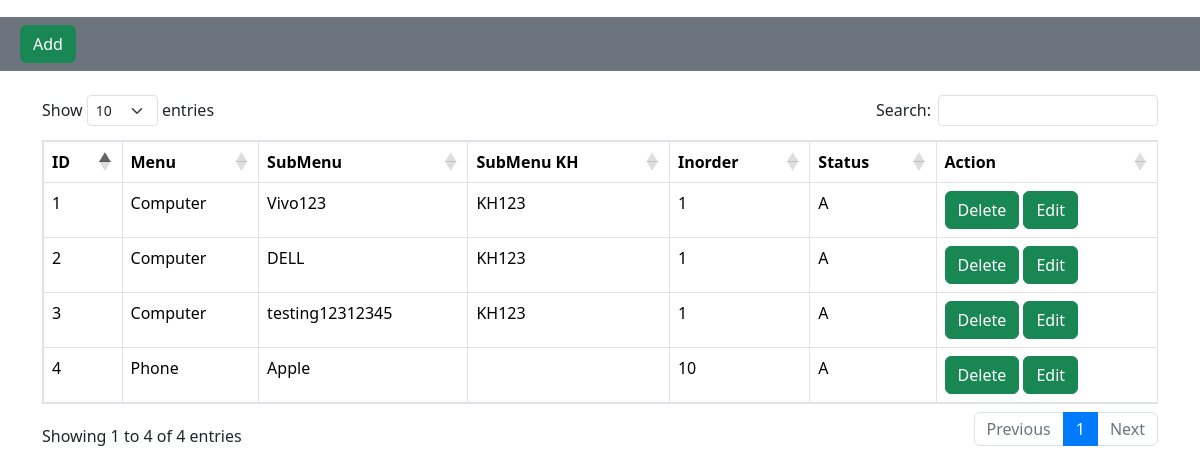
Page /admin/view/Submenu/index.php on the committed database.
### tables this page shows
CREATE TABLE IF NOT EXISTS `tbl_submenu` (
  `id` int NOT NULL AUTO_INCREMENT,
  `submenu` varchar(250) NOT NULL,
  `submenukh` varchar(500) NOT NULL,
  `status` varchar(10) NOT NULL,
  `inorder` int NOT NULL,
  `menuid` int NOT NULL,
  PRIMARY KEY (`id`)
);

CREATE TABLE IF NOT EXISTS `tbl_menu` (
  `ID` int NOT NULL AUTO_INCREMENT,
  `menu` varchar(250) NOT NULL,
  `menukh` varchar(500) NOT NULL,
  `status` varchar(10) NOT NULL,
  `inorder` int NOT NULL,
  PRIMARY KEY (`ID`)
);

### admin/view/Submenu/index.php (the view, shortened to what this page needs)
<?php
include '../../root/Header.php';
include '../../connection/conect.php';
?>
<body>
    <div class="container-fludi mt-3">
        <div class="row">
            <div class="col-xl-12">
            </div>
        </div>
        <div class="row">
            <div class="col-xl-12 bg-secondary p-2">
                <a href="create.php" class="btn btn-success mx-4">Add</a>
            </div>
        </div>
    </div>
    <div class="container  mt-4  ">
        <table id="example" class="table  table-bordered" style="width:100%">
            <thead>
                <tr>
                    <th>ID</th>
                    <th>Menu</th>
                    <th>SubMenu</th>
                    <th>SubMenu KH</th>
                    <th>Inorder</th>
                    <th>Status</th>
                    <th>Action</th>
                </tr>
            </thead>
            <tbody>
                <?php
                $SQL = "SELECT
                            S.*,
                            M.menu
                        from
                        tbl_submenu  S
                        INNER JOIN tbl_menu M ON S.menuid=M.ID";
                $result = $con->query($SQL);
                $i = 1;
                while ($row = $result->fetch_assoc()) {
                ?>
                    <tr>
                        <td><?php echo $i++ ?></td>
                        <td><?php echo $row['menu'] ?></td>
                        <td><?php echo $row['submenu'] ?></td>
                        <td><?php echo $row['submenukh'] ?></td>
                        <td><?php echo $row['inorder'] ?></td>
                        <td><?php echo $row['status'] ?></td>
                        <td>
                            <input type="button" id="myLink" data-id="<?php echo $row['id']?>" class="btn btn-success" value="Delete">
                            <a href="edit.php?id=<?php echo $row['id']?>" class="btn btn-success">Edit</a>
                        </td>
                    </tr>
                <?php
                }
                ?>
            </tbody>
        </table>
    </div>
</body>
</html>

### admin/root/Header.php (shortened to what this page needs)
<!DOCTYPE html>
<html lang="en">
<head>
    <link rel="stylesheet" href="../Style/style.css">
     <link rel="stylesheet" href="https://stackpath.bootstrapcdn.com/bootstrap/4.1.0/css/bootstrap.min.css">
     <link rel="stylesheet" href="https://cdnjs.cloudflare.com/ajax/libs/malihu-custom-scrollbar-plugin/3.1.5/jquery.mCustomScrollbar.min.css">
     <link rel="stylesheet" href="https://cdn.datatables.net/1.13.4/css/dataTables.bootstrap5.min.css">
     <link rel="stylesheet" href="https://cdnjs.cloudflare.com/ajax/libs/font-awesome/6.4.0/css/all.min.css">
     <link href="https://cdn.jsdelivr.net/npm/bootstrap@5.3.3/dist/css/bootstrap.min.css" rel="stylesheet">

### rows in the picture
tbl_submenu: menuid.menu "Computer", submenu "Vivo123", submenukh "KH123", inorder "1", status "A"
tbl_submenu: menuid.menu "Computer", submenu "DELL", submenukh "KH123", inorder "1", status "A"
tbl_submenu: menuid.menu "Computer", submenu "testing12312345", submenukh "KH123", inorder "1", status "A"
tbl_submenu: menuid.menu "Phone", submenu "Apple", inorder "10", status "A"
